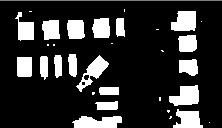
//> input picture RespicS/building_2/building_2_erode.jpg, 222 x 128 px
$ ./main   (built with g++ and OpenCV 4)
//> lines starting //> are read from the running program, lines starting //| are printed output that depends on the picture
### threshold.h
#ifndef  _TH_D_
#define _TH_D_
#include <iostream>
#include"highgui.h"
#include"cv.h"
using namespace cv;
class threshold_value
{
public:
	double getThreshold_otsu(IplImage *image);
};
#endif

### Histogram1D.h
#ifndef  _HI_D_
#define _HI_D_
#include <iostream>
#include"highgui.h"
#include"cv.h"
using namespace cv;
class Histogram1D
{
public:
	Mat showHistogram1D(Mat image, Size imgSize);
};
#endif

### findAndDrawOutline.h
#ifndef  _FI_E_
#define _FI_E_
#include <iostream>
#include"highgui.h"
#include"cv.h"
using namespace cv;
class findAndDrawOutline
{
public:
	findAndDrawOutline();
	Mat drawOutline( Mat image);
	Mat drawOutlineOfOri(Mat outline,Mat src);
	double computeArea(vector<Point> outline);
	double computeLength(vector<Point>outline);
	double* computeLenghtWidthRatio(double area, double perimete);
	Mat drawOutlineAfterJudement(Mat image, vector<vector<Point>> contours, int maxratio, int minratio);
	Mat drawOutlineAfterJudementOfOri(Mat image, vector<vector<Point>> contours, int maxratio, int minratio);
	Mat drawLogo(Mat image, Mat outline_logo, bool flag, int maxratio, int minratio);
	vector<Point> getGrowPoint(Mat image,int maxratio, int minratio);
	Mat drawShadowOfGrowPoint(Mat src, vector<Point> pt, int threshold);
	void connerHarris(int th,Mat src);
	void connerHarris_f(int th, Mat src);
};
#endif

### Outline.h
#ifndef  _OU_E_
#define _OU_E_
#include"highgui.h"
#include"cv.h"
#include"findAndDrawOutline.h"
#include <iostream>
#include"Histogram1D.h"
#include"threshold.h"
using namespace cv;
using namespace std;
class outline
{
public:
	void opreationAboutOutline(IplImage *image,bool flag);
};
#endif

### main.cpp

#include"highgui.h"
#include"cv.h"
#include <iostream>
#include"Outline.h"
#include <windows.h>
#include<stdio.h>
using namespace cv;
using namespace std;


//设置控制台全屏显示
void FullScreen(){

	HWND hwnd = GetForegroundWindow();
	int x = GetSystemMetrics(SM_CXSCREEN)/2 + 300, y = GetSystemMetrics(SM_CYSCREEN)/2 + 300;
	char setting[30];
	sprintf(setting, "mode con:cols=%d lines=%d", x, y);//设置控制台行数列数
	system(setting);

	SetWindowPos(hwnd, HWND_TOPMOST, 0, 0, x + 300, y + 300, NULL);//置顶


	MoveWindow(hwnd, -10, -40, x + 300, y + 300, 1);//移动
	printf("\n\n");
}
Mat prewitt(Mat imageP)
{
	//cvtColor(imageP, imageP, CV_RGB2GRAY);
	float prewittx[9] =
	{
		-1, 0, 1,
		-1, 0, 1,
		-1, 0, 1
	};
	float prewitty[9] =
	{
		1, 1, 1,
		0, 0, 0,
		-1, -1, -1
	};
	Mat px = Mat(3, 3, CV_32F, prewittx);
	cout << px << endl;
	Mat py = Mat(3, 3, CV_32F, prewitty);
	cout << py << endl;
	Mat dstx = Mat(imageP.size(), imageP.type(), imageP.channels());
	Mat dsty = Mat(imageP.size(), imageP.type(), imageP.channels());
	Mat dst = Mat(imageP.size(), imageP.type(), imageP.channels());
	filter2D(imageP, dstx, imageP.depth(), px);
	filter2D(imageP, dsty, imageP.depth(), py);
	float tempx, tempy, temp;
	for (int i = 0; i<imageP.rows; i++)
	{
		for (int j = 0; j<imageP.cols; j++)
		{
			tempx = dstx.at<uchar>(i, j);
			tempy = dsty.at<uchar>(i, j);
			temp = sqrt(tempx*tempx + tempy*tempy);
			dst.at<uchar>(i, j) = temp;
		}
	}
	return dst;
}
Mat roberts(cv::Mat srcImage)
{
	cv::Mat dstImage = srcImage.clone();
	int nRows = dstImage.rows;
	int nCols = dstImage.cols;
	for (int i = 0; i < nRows - 1; i++)
	{
		for (int j = 0; j < nCols - 1; j++)
		{
			int t1 = (srcImage.at<uchar>(i, j) -
				srcImage.at<uchar>(i + 1, j + 1)) *
				(srcImage.at<uchar>(i, j) -
				srcImage.at<uchar>(i + 1, j + 1));
			int t2 = (srcImage.at<uchar>(i + 1, j) -
				srcImage.at<uchar>(i, j + 1)) *
				(srcImage.at<uchar>(i + 1, j) -
				srcImage.at<uchar>(i, j + 1));
			dstImage.at<uchar>(i, j) = (uchar)sqrt(t1 + t2);

		}
	}
	return dstImage;
}
// [40 lines of commented-out code are left out]
void main()
{

	IplImage* src;  //source image
	IplImage* dst;  //the dst image after meanshift
	int spatialRad = 14, colorRad = 29, maxPryLevel = 3;
	int imageName;
	int k = 0;

		vector<string> result;
		// [13 lines of commented-out code are left out]
		Mat src_gray = imread("C:\\Users\\Administrator\\Desktop\\RespicS\\building_2\\building_2_erode.jpg", 0);
//> src_gray is the input picture: 128 rows x 222 cols, CV_8UC1; min 0, max 255, mean 48.6
		namedWindow("src");
		imshow("src", src_gray);
		Mat grad_x, grad_y;
		Mat abs_grad_x, abs_grad_y;
		int scale = 1;
		int delta = 0;
		int ddepth = CV_16S;
		Mat grad;
		/// 求 X方向梯度
		//Scharr( src_gray, grad_x, ddepth, 1, 0, scale, delta, BORDER_DEFAULT );
		Sobel(src_gray, grad_x, ddepth, 1, 0, 3, scale, delta, BORDER_DEFAULT);
		convertScaleAbs(grad_x, abs_grad_x);

		/// 求Y方向梯度
		//Scharr( src_gray, grad_y, ddepth, 0, 1, scale, delta, BORDER_DEFAULT );
		Sobel(src_gray, grad_y, ddepth, 0, 1, 3, scale, delta, BORDER_DEFAULT);
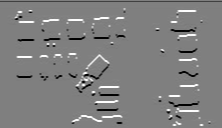
//> grad_y: 128 rows x 222 cols, CV_16SC1; min -1020, max 1020, mean 1.3; drawn with min black and max white
		convertScaleAbs(grad_y, abs_grad_y);

		/// 合并梯度(近似)
		addWeighted(abs_grad_x, 0.5, abs_grad_y, 0.5, 0, grad);
		namedWindow("sobel");
		imshow("sobel", grad);
		/**************************************prewitt检测*******************************/
		Mat dst_prewitt = prewitt(src_gray);
//> in prewitt, `filter2D(imageP, dsty, imageP.depth(), py);`:
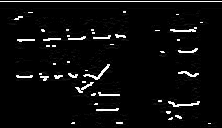
//> dsty: 128 rows x 222 cols, CV_8UC1; min 0, max 255, mean 12.2
//> the loop in prewitt, `for (int i = 0; i<imageP.rows; i++)` made 128 passes
//> (tempy, temp) on passes 1 to 12: (0, 0), (255, 255), (0, 0), (3, 3), (0, 0), (0, 0), (0, 0), (0, 0), (6, 6), (0, 0), (0, 0), (0, 0)
//> after the loop in prewitt, `for (int i = 0; i<imageP.rows; i++)`:
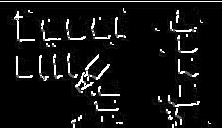
//> dst: 128 rows x 222 cols, CV_8UC1; min 0, max 255, mean 18.5
//> after the loop in prewitt, `for (int i = 0; i<imageP.rows; i++)`: tempx = 0
		namedWindow("prewitt");
		imshow("prewitt", dst_prewitt);
		/**************************************robert检测*******************************/
		Mat dst_roberts = roberts(src_gray);
//> after the loop in roberts, `for (int i = 0; i < nRows - 1; i++)`:
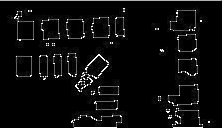
//> dstImage: 128 rows x 222 cols, CV_8UC1; min 0, max 255, mean 12.5
		namedWindow("roberts");
		imshow("roberts", dst_roberts);
		/************************************laplace检测***************************/
		Mat dst_lac, abs_dst_laplace;
		int kernel_size = 3;
		Laplacian(src_gray, dst_lac, CV_16S, 3, 1, 0, BORDER_DEFAULT);
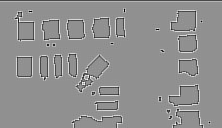
//> dst_lac: 128 rows x 222 cols, CV_16SC1; min -2040, max 1552, mean -4; drawn with min black and max white
		convertScaleAbs(dst_lac, abs_dst_laplace);
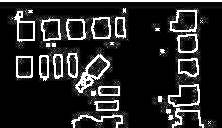
//> abs_dst_laplace: 128 rows x 222 cols, CV_8UC1; min 0, max 255, mean 40.3
		namedWindow("result_laplacian");
		imshow("result_laplacian", abs_dst_laplace);
		/************************************canny检测***************************/
		Mat dst_canny;
		Canny(src_gray, dst_canny, 125, 225);
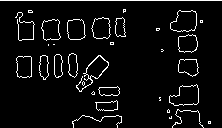
//> dst_canny: 128 rows x 222 cols, CV_8UC1; 5.5% white in thin lines or dots
		namedWindow("canny");
		imshow("canny", dst_canny);
		cvWaitKey(0);

}
